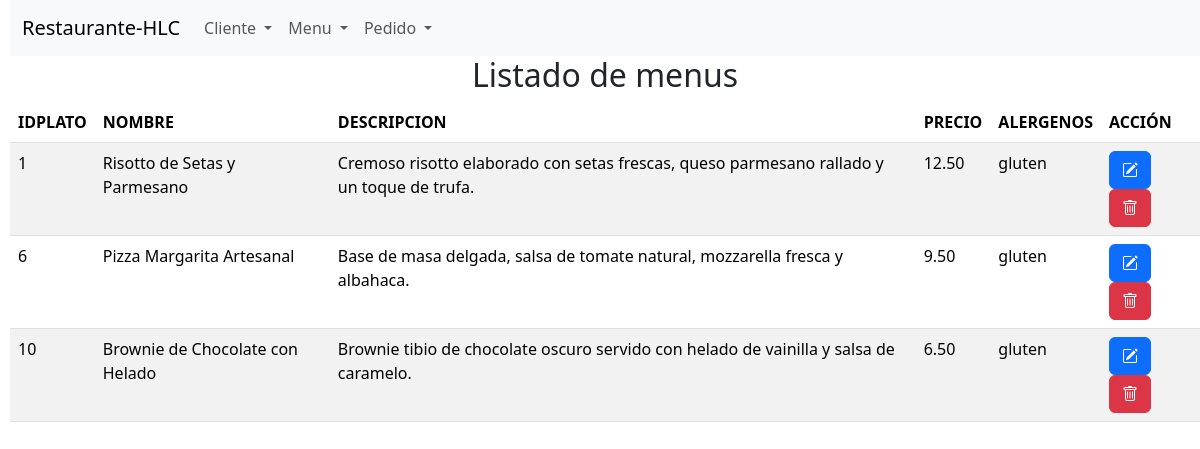
Page /get_menu.php?selectAlergenos=gluten on the committed database.
### tables this page shows
CREATE TABLE `menu` (
  `idplato` int NOT NULL,
  `nombre` varchar(40) NOT NULL,
  `descripcion` varchar(500) NOT NULL,
  `precio` double(10,2) NOT NULL,
  `alergenos` varchar(150) NOT NULL
);

### get_menu.php (the view, shortened to what this page needs)
<?php
$conexion = obtenerConexion();
if (isset($_GET['selectAlergenos']) || isset($_GET['txtNombrePlato']) || isset($_GET['txtDescripcion'])) {
    $alergenos = $_GET['selectAlergenos'];
    $nombre = $_GET['txtNombrePlato'];
    $descripcion = $_GET['txtDescripcion'];
    $sql = "SELECT * FROM menu WHERE alergenos = '$alergenos' OR descripcion = '$descripcion' OR nombre = '$nombre' ORDER BY idplato ASC;";
}else{
$sql = "SELECT * FROM menu ORDER BY idplato ASC;";
}
$resultado = mysqli_query($conexion, $sql);
$mensaje = "<h2 class='text-center'>Listado de menus</h2>";
$mensaje .= "<table class='table table-striped'>";
$mensaje .= "<thead><tr><th>IDPLATO</th><th>NOMBRE</th><th>DESCRIPCION</th><th>PRECIO</th><th>ALERGENOS</th><th>ACCIÓN</th></tr></thead>";
$mensaje .= "<tbody>";
while ($fila = mysqli_fetch_assoc($resultado)) {
    $mensaje .= "<tr><td>" . $fila['idplato'] . "</td>";
    $mensaje .= "<td>" . $fila['nombre'] . "</td>";
    $mensaje .= "<td>" . $fila['descripcion'] . "</td>";
    $mensaje .= "<td>" . $fila['precio'] . "</td>";
    $mensaje .= "<td>" . $fila['alergenos'] . "</td>";
    $mensaje .= "<td><form class='d-inline me-1' action='editar_menu.php' method='post'>";
    $mensaje .= "<input type='hidden' name='menu' value='" . htmlspecialchars(json_encode($fila),ENT_QUOTES) . "' />";
    $mensaje .= "<button name='Editar' class='btn btn-primary'><i class='bi bi-pencil-square'></i></button></form>";
    $mensaje .= "<form class='d-inline' action='borrar_menu.php' method='post'>";
    $mensaje .= "<input type='hidden' name='idplato' value='" . $fila['idplato']  . "' />";
    $mensaje .= "<button name='Borrar' class='btn btn-danger'><i class='bi bi-trash'></i></button></form>";
    $mensaje .= "</td></tr>";
}
$mensaje .= "</tbody></table>";
echo $mensaje;

### rows in the picture
menu: idplato "1", nombre "Risotto de Setas y Parmesano", descripcion "Cremoso risotto elaborado con setas frescas, queso parmesano rallado y un toque de trufa.", precio "12.50", alergenos "gluten"
menu: idplato "6", nombre "Pizza Margarita Artesanal", descripcion "Base de masa delgada, salsa de tomate natural, mozzarella fresca y albahaca.", precio "9.50", alergenos "gluten"
menu: idplato "10", nombre "Brownie de Chocolate con Helado", descripcion "Brownie tibio de chocolate oscuro servido con helado de vainilla y salsa de caramelo.", precio "6.50", alergenos "gluten"
